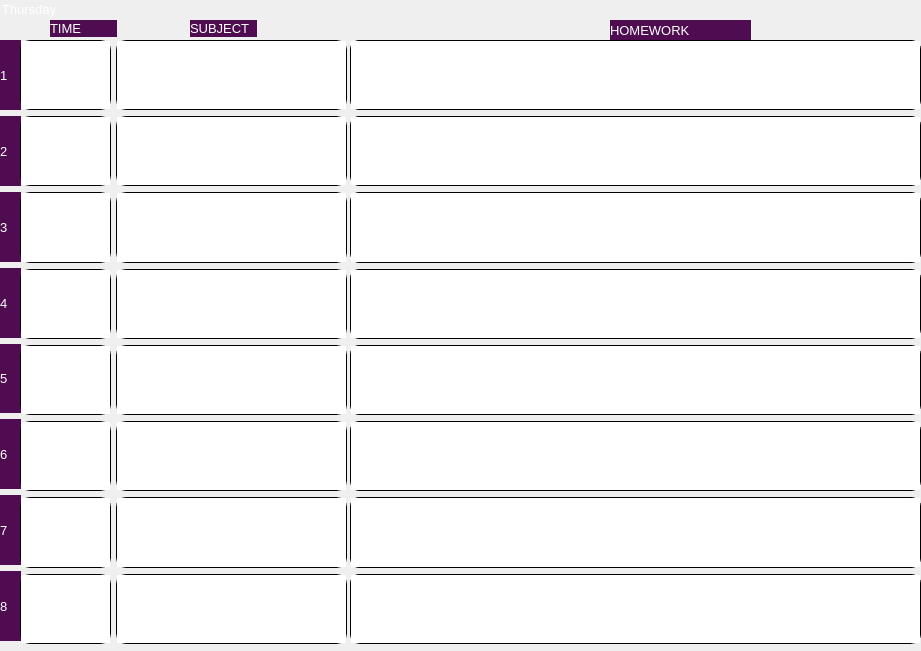
    <widget class="QGroupBox" name="groupBoxThu">
     <property name="geometry">
      <rect>
       <x>1</x>
       <y>30</y>
       <width>921</width>
       <height>651</height>
      </rect>
     </property>
     <property name="styleSheet">
      <string notr="true">QGroupBox {
font-family: &quot;Dosis&quot;;
font-size:10pt;
color:white;
border:0pt;
}
QLabel {
font-family: &quot;Dosis&quot;;
background:	rgb(79, 12, 81);
font-size:10pt;
border:0pt;
color:white;
}
QTextEdit{
font-size:10pt;
border: 1px solid black;
border-radius: 10px;
color:white;
}

</string>
     </property>
     <property name="title">
      <string>Thursday</string>
     </property>
     <widget class="QWidget" name="verticalLayoutWidget_14">
      <property name="geometry">
       <rect>
        <x>0</x>
        <y>40</y>
        <width>21</width>
        <height>601</height>
       </rect>
      </property>
      <layout class="QVBoxLayout" name="verticalLayout_14">
       <item>
        <widget class="QLabel" name="label_35">
         <property name="text">
          <string>1</string>
         </property>
        </widget>
       </item>
       <item>
        <widget class="QLabel" name="label_36">
         <property name="text">
          <string>2</string>
         </property>
        </widget>
       </item>
       <item>
        <widget class="QLabel" name="label_37">
         <property name="text">
          <string>3</string>
         </property>
        </widget>
       </item>
       <item>
        <widget class="QLabel" name="label_38">
         <property name="text">
          <string>4</string>
         </property>
        </widget>
       </item>
       <item>
        <widget class="QLabel" name="label_39">
         <property name="text">
          <string>5</string>
         </property>
        </widget>
       </item>
       <item>
        <widget class="QLabel" name="label_40">
         <property name="text">
          <string>6</string>
         </property>
        </widget>
       </item>
       <item>
        <widget class="QLabel" name="label_41">
         <property name="text">
          <string>7</string>
         </property>
        </widget>
       </item>
       <item>
        <widget class="QLabel" name="label_42">
         <property name="text">
          <string>8</string>
         </property>
        </widget>
       </item>
      </layout>
     </widget>
     <widget class="QWidget" name="verticalLayoutWidget_16">
      <property name="geometry">
       <rect>
        <x>20</x>
        <y>40</y>
        <width>91</width>
        <height>604</height>
       </rect>
      </property>
      <layout class="QVBoxLayout" name="verticalLayout_16">
       <item>
        <widget class="QTextEdit" name="textEdit89"/>
       </item>
       <item>
        <widget class="QTextEdit" name="textEdit91"/>
       </item>
       <item>
        <widget class="QTextEdit" name="textEdit92"/>
       </item>
       <item>
        <widget class="QTextEdit" name="textEdit88"/>
       </item>
       <item>
        <widget class="QTextEdit" name="textEdit93"/>
       </item>
       <item>
        <widget class="QTextEdit" name="textEdit90"/>
       </item>
       <item>
        <widget class="QTextEdit" name="textEdit94"/>
       </item>
       <item>
        <widget class="QTextEdit" name="textEdit95"/>
       </item>
      </layout>
     </widget>
     <widget class="QLabel" name="label_34">
      <property name="geometry">
       <rect>
        <x>190</x>
        <y>20</y>
        <width>67</width>
        <height>17</height>
       </rect>
      </property>
      <property name="styleSheet">
       <string notr="true">QLabel {
font-family: &quot;Dosis&quot;;
background:	rgb(79, 12, 81);
font-size:10pt;
color:white;
}

QLabel:hover {
font-family: &quot;Dosis&quot;, sans-serif;
border: 1px solid white;
background:	#511c66;
color:white;
font-size:11pt;
}</string>
      </property>
      <property name="text">
       <string>SUBJECT</string>
      </property>
     </widget>
     <widget class="QLabel" name="label_44">
      <property name="geometry">
       <rect>
        <x>610</x>
        <y>20</y>
        <width>141</width>
        <height>21</height>
       </rect>
      </property>
      <property name="styleSheet">
       <string notr="true">QLabel {
font-family: &quot;Dosis&quot;;
background:	rgb(79, 12, 81);
font-size:10pt;
color:white;
}

QLabel:hover {
font-family: &quot;Dosis&quot;, sans-serif;
border: 1px solid white;
background:	#511c66;
color:white;
font-size:11pt;
}</string>
      </property>
      <property name="text">
       <string>HOMEWORK</string>
      </property>
     </widget>
     <widget class="QWidget" name="verticalLayoutWidget_13">
      <property name="geometry">
       <rect>
        <x>350</x>
        <y>40</y>
        <width>571</width>
        <height>604</height>
       </rect>
      </property>
      <layout class="QVBoxLayout" name="verticalLayout_13">
       <item>
        <widget class="QTextEdit" name="textEdit72"/>
       </item>
       <item>
        <widget class="QTextEdit" name="textEdit73"/>
       </item>
       <item>
        <widget class="QTextEdit" name="textEdit74"/>
       </item>
       <item>
        <widget class="QTextEdit" name="textEdit75"/>
       </item>
       <item>
        <widget class="QTextEdit" name="textEdit76"/>
       </item>
       <item>
        <widget class="QTextEdit" name="textEdit77"/>
       </item>
       <item>
        <widget class="QTextEdit" name="textEdit78"/>
       </item>
       <item>
        <widget class="QTextEdit" name="textEdit79"/>
       </item>
      </layout>
     </widget>
     <widget class="QWidget" name="verticalLayoutWidget_15">
      <property name="geometry">
       <rect>
        <x>116</x>
        <y>40</y>
        <width>231</width>
        <height>604</height>
       </rect>
      </property>
      <layout class="QVBoxLayout" name="verticalLayout_15">
       <item>
        <widget class="QTextEdit" name="textEdit80"/>
       </item>
       <item>
        <widget class="QTextEdit" name="textEdit81"/>
       </item>
       <item>
        <widget class="QTextEdit" name="textEdit82"/>
       </item>
       <item>
        <widget class="QTextEdit" name="textEdit83"/>
       </item>
       <item>
        <widget class="QTextEdit" name="textEdit84"/>
       </item>
       <item>
        <widget class="QTextEdit" name="textEdit85"/>
       </item>
       <item>
        <widget class="QTextEdit" name="textEdit86"/>
       </item>
       <item>
        <widget class="QTextEdit" name="textEdit87"/>
       </item>
      </layout>
     </widget>
     <widget class="QLabel" name="label_43">
      <property name="geometry">
       <rect>
        <x>50</x>
        <y>20</y>
        <width>67</width>
        <height>17</height>
       </rect>
      </property>
      <property name="styleSheet">
       <string notr="true">QLabel {
font-family: &quot;Dosis&quot;;
background:	rgb(79, 12, 81);
font-size:10pt;
color:white;
}

QLabel:hover {
font-family: &quot;Dosis&quot;, sans-serif;
border: 1px solid white;
background:	#511c66;
color:white;
font-size:11pt;
}QLabel {
font-family: &quot;Dosis&quot;;
background:	rgb(79, 12, 81);
font-size:10pt;
color:white;
}

QLabel:hover {
font-family: &quot;Dosis&quot;, sans-serif;
border: 1px solid white;
background:	#511c66;
color:white;
font-size:11pt;
}</string>
      </property>
      <property name="text">
       <string>TIME</string>
      </property>
     </widget>
     <widget class="QGroupBox" name="groupBoxThuHom">
      <property name="geometry">
       <rect>
        <x>350</x>
        <y>40</y>
        <width>571</width>
        <height>601</height>
       </rect>
      </property>
      <property name="title">
       <string/>
      </property>
      <widget class="QWidget" name="verticalLayoutWidget_25">
       <property name="geometry">
        <rect>
         <x>0</x>
         <y>0</y>
         <width>571</width>
         <height>604</height>
        </rect>
       </property>
       <layout class="QVBoxLayout" name="verticalLayout_25">
        <item>
         <widget class="QTextEdit" name="textEdit168"/>
        </item>
        <item>
         <widget class="QTextEdit" name="textEdit169"/>
        </item>
        <item>
         <widget class="QTextEdit" name="textEdit170"/>
        </item>
        <item>
         <widget class="QTextEdit" name="textEdit171"/>
        </item>
        <item>
         <widget class="QTextEdit" name="textEdit172"/>
        </item>
        <item>
         <widget class="QTextEdit" name="textEdit173"/>
        </item>
        <item>
         <widget class="QTextEdit" name="textEdit174"/>
        </item>
        <item>
         <widget class="QTextEdit" name="textEdit175"/>
        </item>
       </layout>
      </widget>
     </widget>
    </widget>
